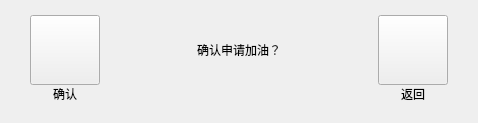
       <widget class="QWidget" name="controlAddOilCheckPage">
        <layout class="QHBoxLayout" name="horizontalLayout_9">
         <property name="spacing">
          <number>44</number>
         </property>
         <property name="leftMargin">
          <number>30</number>
         </property>
         <property name="topMargin">
          <number>15</number>
         </property>
         <property name="rightMargin">
          <number>30</number>
         </property>
         <property name="bottomMargin">
          <number>20</number>
         </property>
         <item>
          <layout class="QVBoxLayout" name="verticalLayout_26">
           <property name="spacing">
            <number>0</number>
           </property>
           <item>
            <widget class="QPushButton" name="addOilOkBtn">
             <property name="minimumSize">
              <size>
               <width>70</width>
               <height>70</height>
              </size>
             </property>
             <property name="maximumSize">
              <size>
               <width>70</width>
               <height>70</height>
              </size>
             </property>
             <property name="text">
              <string/>
             </property>
             <property name="autoRepeatDelay">
              <number>500</number>
             </property>
             <property name="autoRepeatInterval">
              <number>200</number>
             </property>
            </widget>
           </item>
           <item>
            <widget class="QLabel" name="addOilOkBtnLabel">
             <property name="maximumSize">
              <size>
               <width>70</width>
               <height>16777215</height>
              </size>
             </property>
             <property name="text">
              <string>确认</string>
             </property>
             <property name="alignment">
              <set>Qt::AlignCenter</set>
             </property>
            </widget>
           </item>
          </layout>
         </item>
         <item>
          <layout class="QVBoxLayout" name="verticalLayout_27">
           <item>
            <widget class="QLabel" name="addOilAlarmLabel">
             <property name="minimumSize">
              <size>
               <width>190</width>
               <height>70</height>
              </size>
             </property>
             <property name="maximumSize">
              <size>
               <width>200</width>
               <height>70</height>
              </size>
             </property>
             <property name="text">
              <string>确认申请加油？</string>
             </property>
             <property name="alignment">
              <set>Qt::AlignCenter</set>
             </property>
            </widget>
           </item>
           <item>
            <spacer name="verticalSpacer">
             <property name="orientation">
              <enum>Qt::Vertical</enum>
             </property>
             <property name="sizeType">
              <enum>QSizePolicy::Fixed</enum>
             </property>
             <property name="sizeHint" stdset="0">
              <size>
               <width>20</width>
               <height>17</height>
              </size>
             </property>
            </spacer>
           </item>
          </layout>
         </item>
         <item>
          <layout class="QVBoxLayout" name="verticalLayout_25">
           <property name="spacing">
            <number>0</number>
           </property>
           <item>
            <widget class="QPushButton" name="addOilBackBtn">
             <property name="minimumSize">
              <size>
               <width>70</width>
               <height>70</height>
              </size>
             </property>
             <property name="maximumSize">
              <size>
               <width>70</width>
               <height>70</height>
              </size>
             </property>
             <property name="text">
              <string/>
             </property>
             <property name="autoRepeatDelay">
              <number>500</number>
             </property>
             <property name="autoRepeatInterval">
              <number>200</number>
             </property>
            </widget>
           </item>
           <item>
            <widget class="QLabel" name="addOilBackBtnLabel">
             <property name="maximumSize">
              <size>
               <width>70</width>
               <height>16777215</height>
              </size>
             </property>
             <property name="text">
              <string>返回</string>
             </property>
             <property name="alignment">
              <set>Qt::AlignCenter</set>
             </property>
            </widget>
           </item>
          </layout>
         </item>
        </layout>
       </widget>
